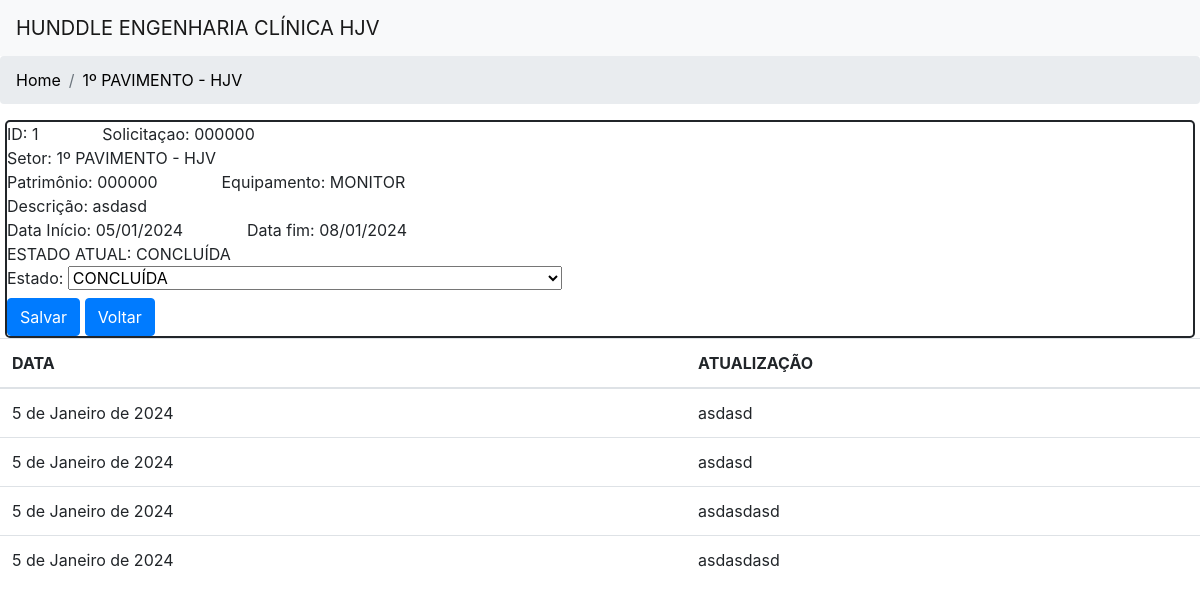
The page /cadastrarAtualizacaoEstado/1 on the database its author committed.
### HUDDLE/models.py (models this page shows, shortened)
class Pendencia(models.Model):
    numeroSolicitacao = models.CharField("Número da Solicitação", max_length=7, blank= True)
    patrimonio = models.CharField("Patrimônio", max_length=8)
    equipamento = models.CharField("Equipamento", max_length=30)
    descricao = models.TextField("Descrição do Problema")
    OPCOES_SETORES = [
        (1, "1º PAVIMENTO - HJV"),
        (2, "2º PAVIMENTO - HJV"),
        (3, "3º PAVIMENTO - HJV"),
        (4, "1º PAVIMENTO PEDIATRIA"),
        (5, "2º PAVIMENTO PEDIATRIA"),
        (6, "3º PAVIMENTO PEDIATRIA"),
        (7, "ASSISTÊNCIA DOMICILIAR"),
        (8, "CENTRO CIRÚRGICO - HJV"),
        (9, "CENTRO CIRÚRGICO - DAY"),
        (10, "CENTRO OBSTÉTRICO"),
        (11, "CLÍNICA MÉDICA"),
        (12, "CME - HJV"),
        (13, "CME - DAY"),
        (14,"ECO BIOIMAGEM"),
        (15, 'EMERGÊNCIA ADULTO'),
        (16, 'EMERGÊNCIA PEDIÁTRICA'),
        (17, 'HEMODINÂMICA - BIOIMAGEM'),
        (18, 'LACTÁRIO'),
        (19, "NUTRIÇÃO"),
        (20, "ONCOLOGIA"),
        (21, "PRONTO ATENDIMENTO"),
        (22, "RADIOLOGIA - PRONTO ATENDIMENTO"),
        (23, "RADIOLOGIA - HJV"),
        (24, "RADIOLOGIA PEDIATRIA"),
        (25, "RESSONÂNCIA MAGNÉTICA"),
        (26, "TOMOGRAFIA - BIOIMAGEM"),
        (27, "UTI ADULTO 1"),
        (28, "UTI ADULTO 2"),
        (29, "UTI PEDIÁTRICA"),
        (31, "UTI NEONATAL"),
        (32, "ULTRASSOM - BIOIMAGEM"),
    ]
    setor = models.IntegerField("Setor", choices=OPCOES_SETORES)
    OPCOES_ESTADO = [
        ("PENDENTE NO SETOR", "PENDENTE NO SETOR"),
        ("EM REPARO NA ENGENHARIA", "EM REPARO NA ENGENHARIA"),
        ("EM REPARO NA ASSISTÊNCIA", "EM REPARO NA ASSISTÊNCIA"),
        ("AGUARDANDO PROCESSO COMPRA", "AGUARDANDO PROCESSO COMPRA"),
        ("AGUARDANDO ATENDIMENTO DO FORNECEDOR", "AGUARDANDO ATENDIMENTO DO FORNECEDOR"),
        ("EM USO SENDO OBSERVADO", "EM USO SENDO OBSERVADO"),
        ("EM USO COM RESTRIÇÃO", "EM USO COM RESTRIÇÃO"),
        ("AGUARDANDO PERMISSÃO PARA ACESSAR O EQUIPAMENTO", "AGUARDANDO PERMISSÃO PARA ACESSAR O EQUIPAMENTO"),
        ("CONCLUÍDA", "CONCLUÍDA"),
    ]
    estado = models.CharField("Estado", max_length=50,choices=OPCOES_ESTADO)
    dataInicio = models.DateField("Data de Início", auto_now_add=True)
    previsaoDeConclusao = models.DateField("Previsão de Conclusão", auto_now_add=False)
    dataFim = models.DateField("Data de Fim", auto_now=False, auto_now_add=False, null=True)

class Atualizacao(models.Model):
    textoAtualizacao = models.TextField("Atualização")
    idPendencia = models.ForeignKey(Pendencia, on_delete=models.CASCADE)
    dataAtualizacao = models.DateField(auto_now_add=True)

### HUDDLE/views.py (the view, shortened to what this page needs)
# urls.py: path("cadastrarAtualizacaoEstado/<str:id>", pendenciaEstadoAtualizarADM, name="pendenciaEstadoAtualizar"),
def pendenciaEstadoAtualizarADM(request, id, template_name='atualizacao_status.html'):
    atualizacoes = Atualizacao.objects.filter(idPendencia=id)
    pendencia = Pendencia.objects.filter(id=id)
    pendencia = pendencia[0]
    setorAtual = verificaSetor(pendencia.setor)
    form = AlterarEstadoPendenciaForm(request.POST or None, instance=pendencia)
    context = {'pendencia': pendencia, 'atualizacoes': atualizacoes, 'setorAtual': setorAtual, 'form': form, 'adm': "1"}
    return render(request, template_name, context)

### HUDDLE/views.py
class AlterarEstadoPendenciaForm(ModelForm):
    class Meta:
        model = Pendencia
        fields = [
            "estado",
        ]

### HUDDLE/templates/atualizacao_status.html (shortened to what this page needs)
{% extends 'base.html' %}
{% block content %}
    <nav aria-label="breadcrumb">
        <ol class="breadcrumb">
            <li class="breadcrumb-item"><a href="/">Home</a></li>
            <li class="breadcrumb-item" id="breadcrumb"><a href="#" onclick="history.back()">{{ setorAtual }}</a></li>
        </ol>
    </nav>
    <div id="dadosPendencia">
        <div>
            <p class="nobreak" id="idAtual">ID: {{pendencia.id}}</p>
            <p class="nobreak">Solicitaçao: {{ pendencia.numeroSolicitacao }}</p>
        </div>
        <div>
            <p  class="nobreak">Setor: {{ setorAtual }}</p>
        </div>
        <div>
            <p class="nobreak">Patrimônio: {{ pendencia.patrimonio }}</p>
            <p class="nobreak">Equipamento: {{ pendencia.equipamento }}</p>
        </div>
        <div>
            <p>Descrição: <span>{{ pendencia.descricao }}</span></p>
        </div>
        <div>
            <p  class="nobreak">Data Início: {{ pendencia.dataInicio|date:"SHORT_DATE_FORMAT" }}</p>
            <p  class="nobreak">Data fim: {{ pendencia.dataFim|date:"SHORT_DATE_FORMAT"|default:"(PENDÊNCIA NÃO CONCLUÍDA)" }}</p>
        </div>
        <div>
            <p class="nobreak"><span id="span-upper">ESTADO ATUAL: {{ pendencia.estado }}</span></p>
            <form method="post">
                {{ form }}
                <button type="submit" class="btn btn-primary">
                    Salvar
                </button>
                <button onclick="voltar()" class="btn btn-primary">
                    Voltar
                </button>
            </form>
        </div>
    </div>
    <table class="table table-hover">
        <thead>
            <tr>
                <th scope="col">DATA</th>
                <th>ATUALIZAÇÃO</th>
            </tr>
        </thead>
        <tbody>
            {% for atualizacao in atualizacoes %}
                <tr>
                    <td>{{ atualizacao.dataAtualizacao }}</td>
                    <td>{{ atualizacao.textoAtualizacao }}</td>
                </tr>
            {% endfor %}
        </tbody>
    </table>
{% endblock content %}

### HUDDLE/templates/base.html (shortened to what this page needs)
<!DOCTYPE html>
<html lang="pt-br">
  <head>
    <link rel="stylesheet" href="https://stackpath.bootstrapcdn.com/bootstrap/4.1.3/css/bootstrap.min.css">
    {% load static %}
  </head>
  <body>
    <nav class="navbar navbar-light bg-light">
      <a class="navbar-brand" href="">
        HUNDDLE ENGENHARIA CLÍNICA HJV
      </a>
    </nav>
    {% block content %}{% endblock %}
  </body>
</html>

### rows shown on the page
Pendencia: id "1", numeroSolicitacao "000000", patrimonio "000000", equipamento "MONITOR", descricao "asdasd", dataInicio "05/01/2024", dataFim "08/01/2024", estado "CONCLUÍDA"
Atualizacao: dataAtualizacao "5 de Janeiro de 2024", textoAtualizacao "asdasd"
Atualizacao: dataAtualizacao "5 de Janeiro de 2024", textoAtualizacao "asdasd"
Atualizacao: dataAtualizacao "5 de Janeiro de 2024", textoAtualizacao "asdasdasd"
Atualizacao: dataAtualizacao "5 de Janeiro de 2024", textoAtualizacao "asdasdasd"

### other values the page prints
{{ setorAtual }} "1º PAVIMENTO - HJV"
